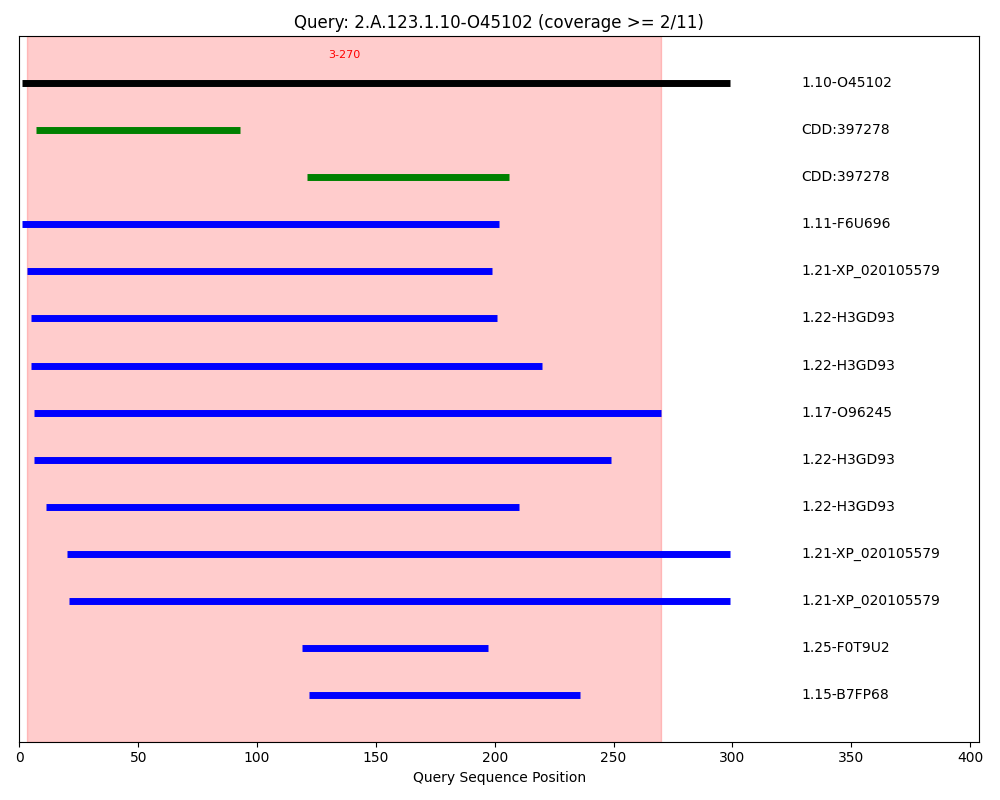
#> input picture sig_2sub_graphs/1.10-O45102_alignment.png, 1000 x 800 px, found by its file name; its folder holds 4 pictures in this run
$ python merge_graph.py
#> lines starting #> are read from the running program, lines starting #| are printed output that depends on the picture
import os
from PIL import Image

base_path = "/Users/hazel/Desktop/lab/first_task"
folder_2 = os.path.join(base_path, "sig_2sub_graphs")
folder_3 = os.path.join(base_path, "sig_3sub_graphs")
folder_4 = os.path.join(base_path, "sig_4sub_graphs")
output_folder = os.path.join(base_path, "sig_2-4subs_graphs")

os.makedirs(output_folder, exist_ok=True)

# Loop through files in sig_2sub_graphs
for filename in os.listdir(folder_2):
    if not filename.endswith(".png"):
        continue

    file_2 = os.path.join(folder_2, filename)
    file_3 = os.path.join(folder_3, filename)
    file_4 = os.path.join(folder_4, filename)

    # Check if the same file exists in all folders
    if os.path.exists(file_3) and os.path.exists(file_4):
        img2 = Image.open(file_2)
#> img2 is the input picture: PIL image 1000x800 RGBA; mean R, G, B, A 237.4, 212, 223.5, 255
        img3 = Image.open(file_3)
        img4 = Image.open(file_4)

        width = max(img2.width, img3.width, img4.width)
#> width = 1000
        total_height = img2.height + img3.height + img4.height
#> total_height = 2400
        combined_img = Image.new('RGB', (width, total_height), (255, 255, 255))
#> combined_img: PIL image 1000x2400 RGB; every value is 255

        y_offset = 0
        for img in [img2, img3, img4]:
            combined_img.paste(img, (0, y_offset))
            y_offset += img.height
#> this loop made 3 passes
#> y_offset on passes 1 to 3: 800, 1600, 2400
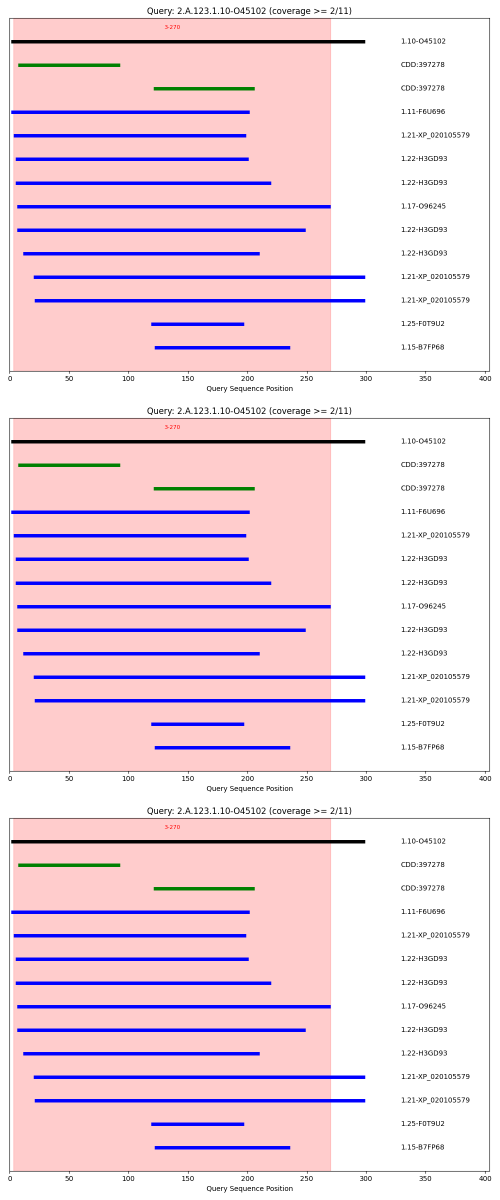
#> combined_img: PIL image 1000x2400 RGB (shown at 1/2 size); mean R, G, B 237.4, 212, 223.5
#> after the loop, y_offset = 2400

        combined_img.save(os.path.join(output_folder, filename))
#> pass 2 of the loop `for filename in os.listdir(folder_2):`:
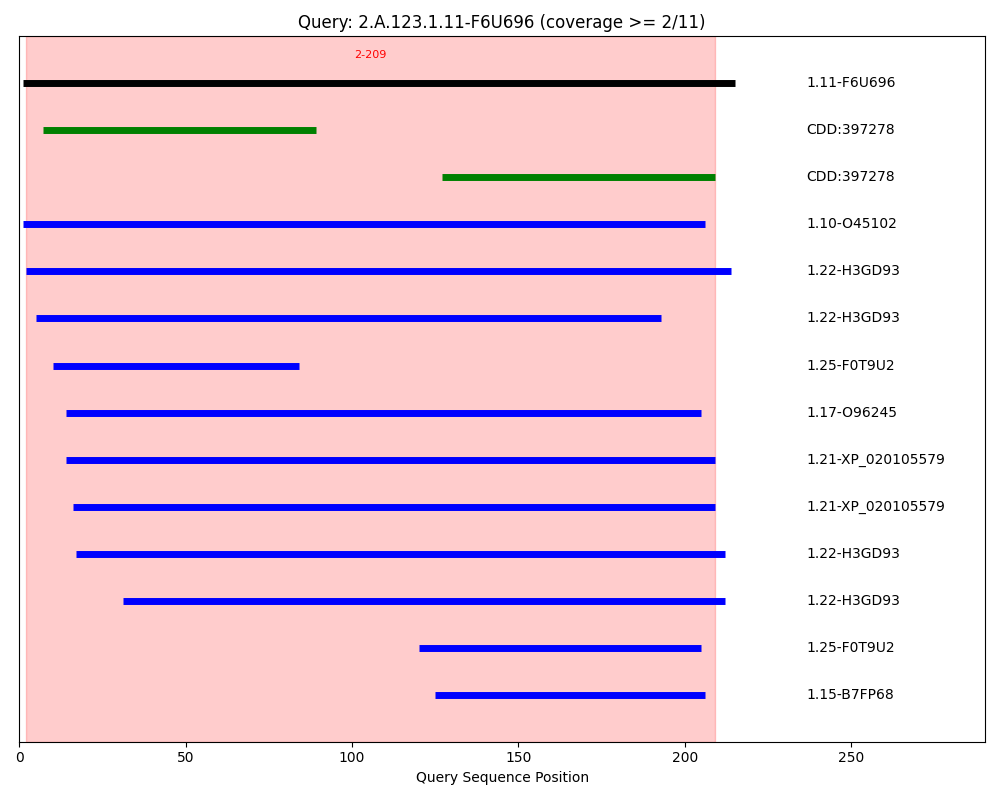
#> input picture sig_2sub_graphs/1.11-F6U696_alignment.png, 1000 x 800 px, found by its file name
#> img2 is the input picture: PIL image 1000x800 RGBA; mean R, G, B, A 235.8, 208.5, 221.2, 255
#> the loop `for img in [img2, img3, img4]:` made 3 passes
#> after the loop `for img in [img2, img3, img4]:`:
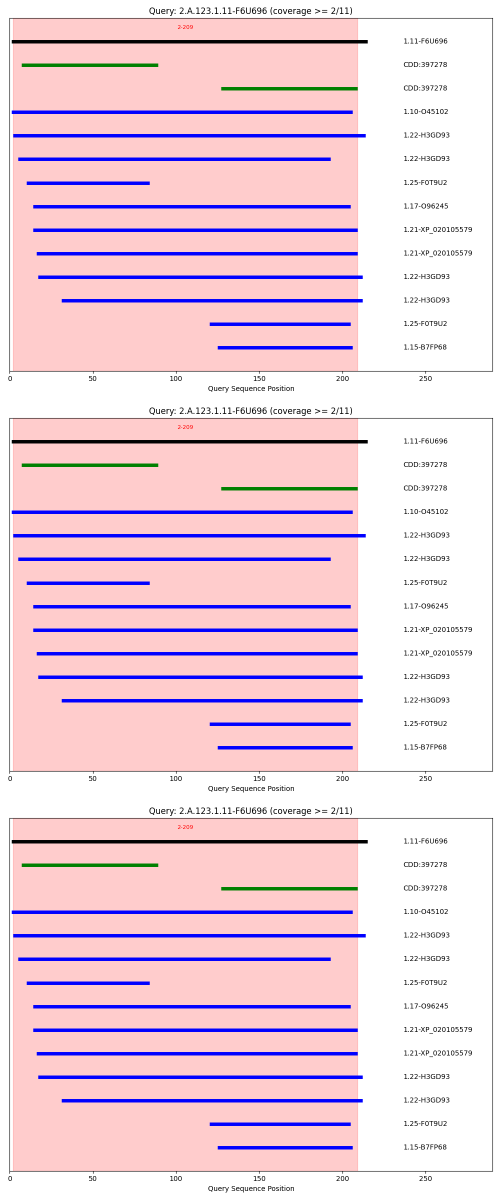
#> combined_img: PIL image 1000x2400 RGB (shown at 1/2 size); mean R, G, B 235.8, 208.5, 221.2
#> pass 3 of the loop `for filename in os.listdir(folder_2):`:
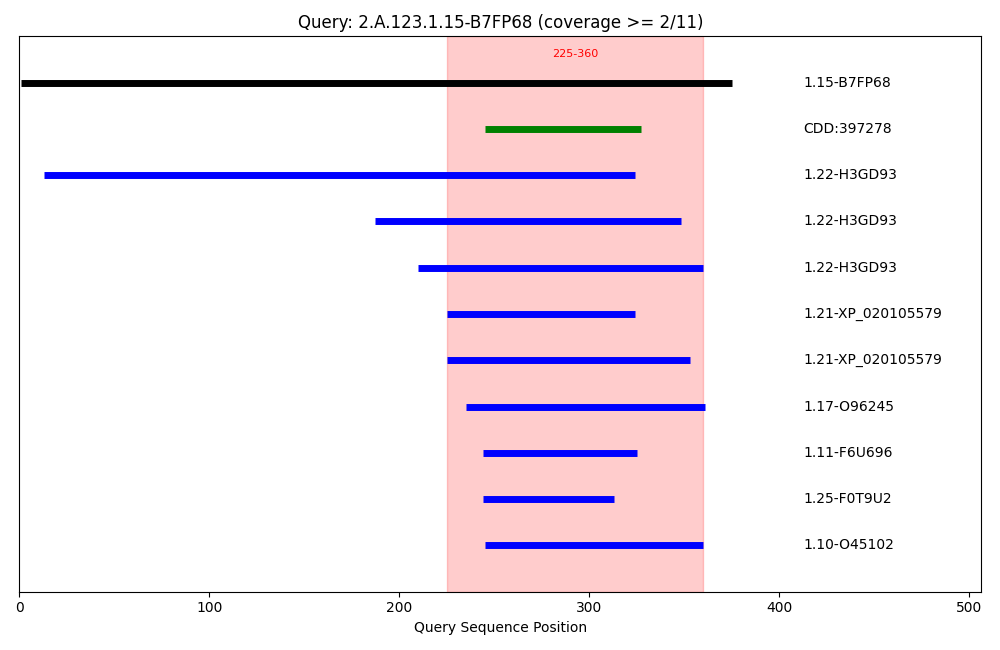
#> input picture sig_2sub_graphs/1.15-B7FP68_alignment.png, 1000 x 650 px, found by its file name
#> img2 is the input picture: PIL image 1000x650 RGBA; mean R, G, B, A 242.8, 233, 239.2, 255
#> the loop `for img in [img2, img3, img4]:` made 3 passes
#> y_offset on passes 1 to 3: 650, 1300, 1950
#> after the loop `for img in [img2, img3, img4]:`:
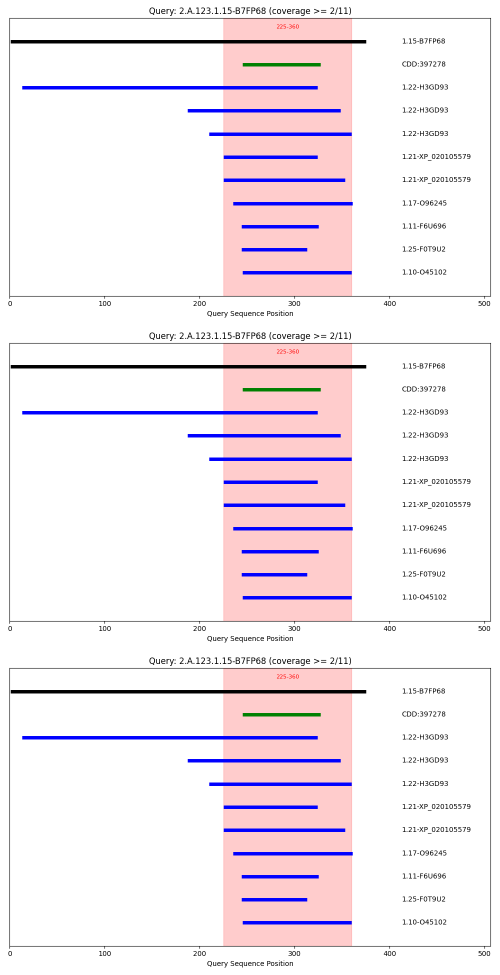
#> combined_img: PIL image 1000x1950 RGB (shown at 1/2 size); mean R, G, B 242.8, 233, 239.2
#> after the loop `for img in [img2, img3, img4]:`: y_offset = 1950
#> the loop made 4 passes; the first 3 are shown
